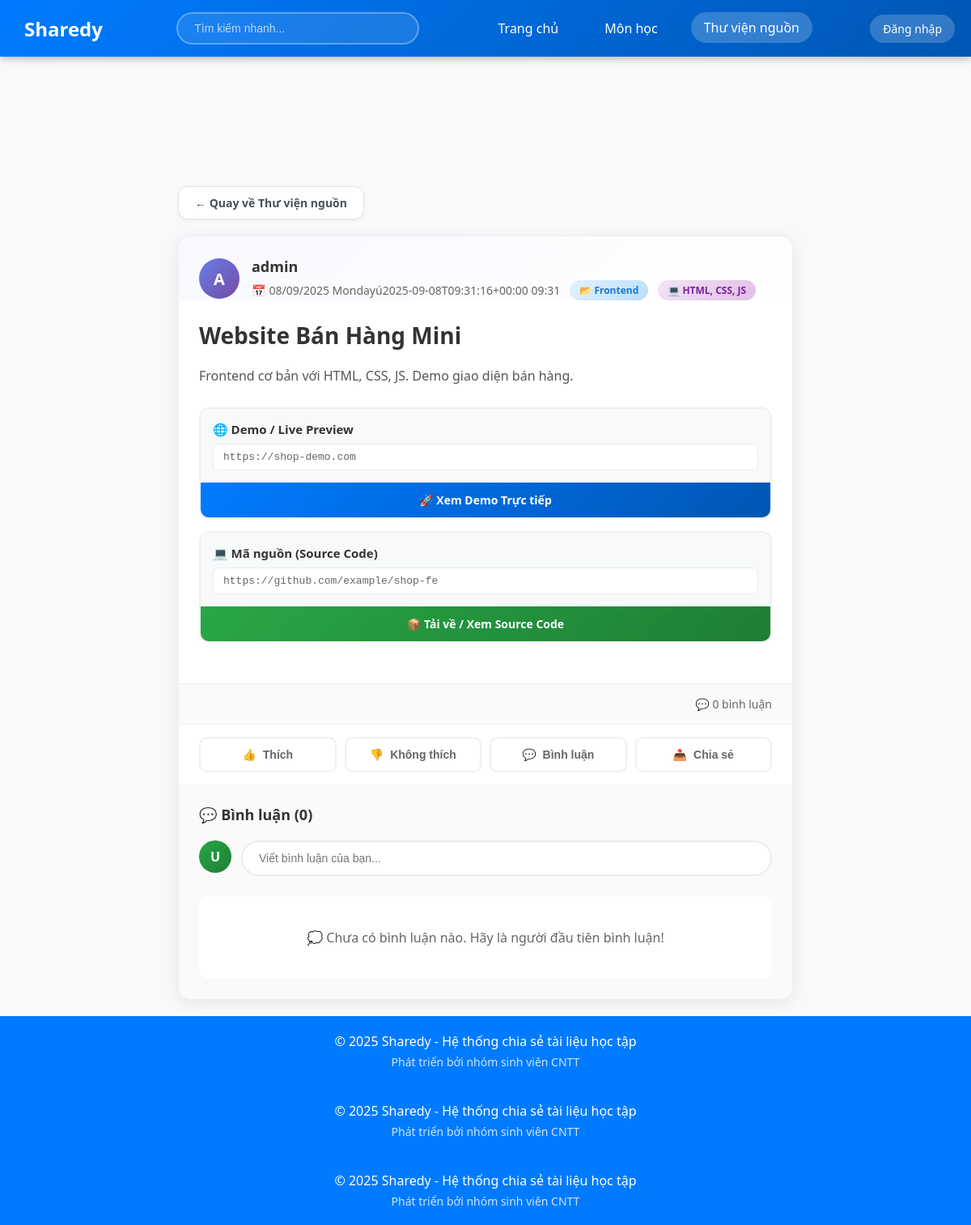
The app's page /index.php?page=source_detail&id=8, older data.
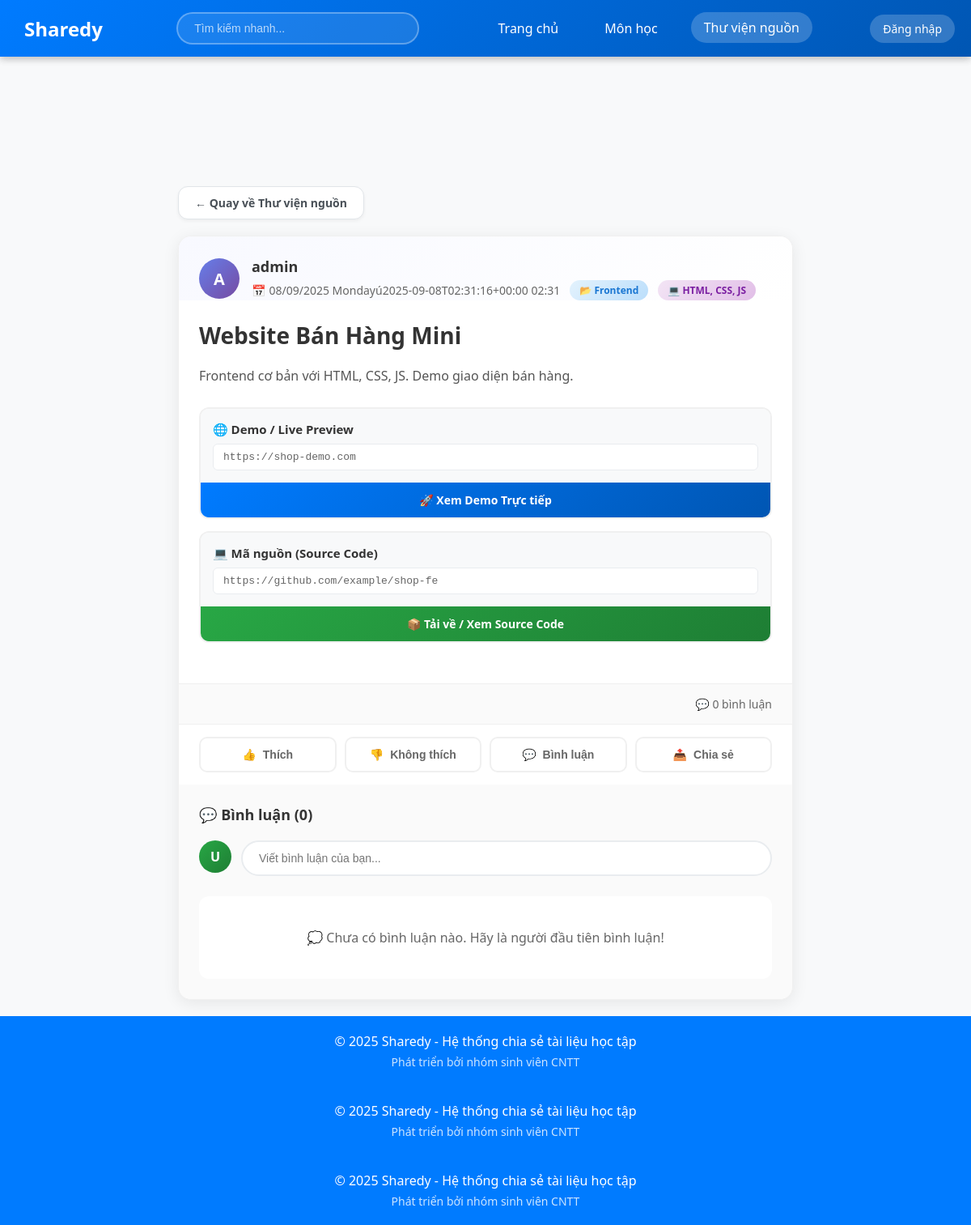
The same page, newer data.
### tables this page shows
CREATE TABLE `bai_chia_se` (
  `id` int NOT NULL AUTO_INCREMENT,
  `loai` enum('tai_lieu','du_an') NOT NULL,
  `tieu_de` varchar(200) NOT NULL,
  `mo_ta` text,
  `file_upload` varchar(255) DEFAULT NULL,
  `link_host` varchar(255) DEFAULT NULL,
  `link_source` varchar(255) DEFAULT NULL,
  `cong_nghe` varchar(255) DEFAULT NULL,
  `id_mon_hoc` int DEFAULT NULL,
  `id_danh_muc` int DEFAULT NULL,
  `id_nguoi_dung` int NOT NULL,
  `ngay_tao` timestamp NOT NULL DEFAULT CURRENT_TIMESTAMP,
  `ngay_cap_nhat` timestamp NULL DEFAULT NULL,
  `tom_tat` text,
  PRIMARY KEY (`id`),
  KEY `id_mon_hoc` (`id_mon_hoc`),
  KEY `id_danh_muc` (`id_danh_muc`),
  KEY `id_nguoi_dung` (`id_nguoi_dung`),
  CONSTRAINT `bai_chia_se_ibfk_1` FOREIGN KEY (`id_mon_hoc`) REFERENCES `mon_hoc` (`id`),
  CONSTRAINT `bai_chia_se_ibfk_2` FOREIGN KEY (`id_danh_muc`) REFERENCES `danh_muc` (`id`),
  CONSTRAINT `bai_chia_se_ibfk_3` FOREIGN KEY (`id_nguoi_dung`) REFERENCES `nguoi_dung` (`id`)
);

CREATE TABLE `nguoi_dung` (
  `id` int NOT NULL AUTO_INCREMENT,
  `ten_dang_nhap` varchar(50) NOT NULL,
  `email` varchar(100) NOT NULL,
  `mat_khau` varchar(255) NOT NULL,
  `ho_ten` varchar(100) DEFAULT NULL,
  `vai_tro` enum('quan_tri_vien','nguoi_dung','khach') DEFAULT 'khach',
  `ngay_tao` timestamp NULL DEFAULT CURRENT_TIMESTAMP,
  `ngay_cap_nhat` timestamp NULL DEFAULT CURRENT_TIMESTAMP ON UPDATE CURRENT_TIMESTAMP,
  `trang_thai` enum('hoạt_dong','khoa') DEFAULT NULL,
  PRIMARY KEY (`id`),
  UNIQUE KEY `ten_dang_nhap` (`ten_dang_nhap`),
  UNIQUE KEY `email` (`email`)
);

CREATE TABLE `danh_muc` (
  `id` int NOT NULL AUTO_INCREMENT,
  `ten_danh_muc` varchar(100) NOT NULL,
  `mo_ta` text,
  PRIMARY KEY (`id`)
);

### src/Views/chiTietNguon.php (the view, shortened to what the changed rows need)
<?php
$is_logged_in = isset($_SESSION['user_id']);
include __DIR__ . '/../../config/ketNoiDB.php';
$id = $_GET['id'] ?? 0;
$sql = "SELECT b.*, u.ten_dang_nhap, d.ten_danh_muc
        FROM bai_chia_se b
        LEFT JOIN nguoi_dung u ON b.id_nguoi_dung = u.id
        LEFT JOIN danh_muc d ON b.id_danh_muc = d.id
        WHERE b.id = :id AND b.loai = 'du_an'";
$stmt = $pdo->prepare($sql);
$stmt->execute(['id' => $id]);
$item = $stmt->fetch();
$comments_sql = "SELECT c.*, u.ten_dang_nhap as commenter_name
                 FROM binh_luan c
                 LEFT JOIN nguoi_dung u ON c.id_nguoi_dung = u.id
                 WHERE c.id_bai_chia_se = :id
                 ORDER BY c.ngay_tao DESC";
$comments_stmt = $pdo->prepare($comments_sql);
$comments_stmt->execute(['id' => $id]);
$comments = $comments_stmt->fetchAll();
?>
<!DOCTYPE html>
<html lang="vi">
<head>
</head>
<body>
    <header class="main-header">
        <a href="index.php?page=home" class="logo">Sharedy</a>
        <div class="header-search-container">
            <input type="text"
                   class="header-search-box"
                   id="search-input"
                   placeholder="Tìm kiếm nhanh..."
                   onkeyup="tim_kiem_mon_hoc()">
        </div>
        <nav class="nav-menu">
            <a href="index.php?page=home">Trang chủ</a>
            <a href="index.php?page=monhoc">Môn học</a>
            <a href="index.php?page=source" class="active">Thư viện nguồn</a>
        </nav>
        <?php if ($is_logged_in): ?>
        <div class="user-section">
            <span class="user-name"><?= htmlspecialchars($username) ?></span>
            <div class="user-avatar" title="<?= htmlspecialchars($username) ?>">
                <?= strtoupper(substr($username, 0, 1)) ?>
            </div>
            <form action="logout.php" method="post" style="margin:0;">
                <button type="submit" class="logout-btn">Đăng xuất</button>
            </form>
        </div>
        <?php else: ?>
        <div class="user-section">
            <a href="index.php?page=login" style="padding: 8px 16px; font-size: 14px; background: rgba(255,255,255,0.2); color: white; text-decoration: none; border-radius: 20px;">Đăng nhập</a>
        </div>
        <?php endif; ?>
    </header>
    <main>
        <div class="detail-container">
            <?php if (!$item): ?>
                <div class="empty-state">
                    <h3>❌ Không tìm thấy mã nguồn</h3>
                    <p>Bài viết có thể đã bị xóa hoặc không tồn tại.<br>
                       Vui lòng kiểm tra lại đường link hoặc quay về trang chủ.</p>
                    <div style="margin-top: 20px;">
                        <a href="index.php?page=source" style="background: #007bff; color: white; padding: 12px 24px; text-decoration: none; border-radius: 8px; display: inline-block;">
                            ← Quay về Thư viện nguồn
                        </a>
                    </div>
                </div>
            <?php else: ?>
                <div class="back-button">
                    <a href="index.php?page=source" class="back-btn">
                        ← Quay về Thư viện nguồn
                    </a>
                </div>
                <div class="post-container">
                    <div class="post-header">
                        <div class="user-info">
                            <div class="avatar">
                                <?= strtoupper(substr($item['ten_dang_nhap'] ?? 'A', 0, 1)) ?>
                            </div>
                            <div class="user-details">
                                <h3><?= htmlspecialchars($item['ten_dang_nhap'] ?? 'Ẩn danh') ?></h3>
                                <div class="post-meta">
                                    <div class="meta-item">
                                        📅 <span><?= date('d/m/Y lúc H:i', strtotime($item['ngay_tao'])) ?></span>
                                    </div>
                                    <span class="category-tag">📂 <?= htmlspecialchars($item['ten_danh_muc']) ?></span>
                                    <?php if (!empty($item['cong_nghe'])): ?>
                                        <span class="tech-tag">💻 <?= htmlspecialchars($item['cong_nghe']) ?></span>
                                    <?php endif; ?>
                                </div>
                            </div>
                        </div>
                    </div>
                    <div class="post-content">
                        <h1 class="post-title"><?= htmlspecialchars($item['tieu_de']) ?></h1>
                        <div class="post-description"><?= htmlspecialchars($item['mo_ta']) ?></div>
                        <?php if (!empty($item['link_host']) || !empty($item['link_source'])): ?>
                            <div class="post-links">
                                <?php if (!empty($item['link_host'])): ?>
                                    <div class="link-card">
                                        <div class="link-content">
                                            <div class="link-title">🌐 Demo / Live Preview</div>
                                            <div class="link-url"><?= htmlspecialchars($item['link_host']) ?></div>
                                        </div>
                                        <a href="<?= htmlspecialchars($item['link_host']) ?>" target="_blank" class="link-button">
                                            🚀 Xem Demo Trực tiếp
                                        </a>
                                    </div>
                                <?php endif; ?>
                                <?php if (!empty($item['link_source'])): ?>
                                    <div class="link-card">
                                        <div class="link-content">
                                            <div class="link-title">💻 Mã nguồn (Source Code)</div>
                                            <div class="link-url"><?= htmlspecialchars($item['link_source']) ?></div>
                                        </div>
                                        <a href="<?= htmlspecialchars($item['link_source']) ?>" target="_blank" class="link-button secondary">
                                            📦 Tải về / Xem Source Code
                                        </a>
                                    </div>
                                <?php endif; ?>
                            </div>
                        <?php endif; ?>
                    </div>
                    <div class="post-stats">
                        <div>
                            💬 <span><?= count($comments ?? []) ?> bình luận</span>
                        </div>
                    </div>
                    <div class="post-actions">
                        <button class="action-button" id="likeBtn">
                            <span>👍</span> Thích
                        </button>
                        <button class="action-button dislike" id="dislikeBtn">
                            <span>👎</span> Không thích
                        </button>
                        <button class="action-button" id="commentBtn">
                            <span>💬</span> Bình luận
                        </button>
                        <button class="action-button">
                            <span>📤</span> Chia sẻ
                        </button>
                    </div>
                    <div class="comments-section">
                        <div class="comments-header">
                            💬 Bình luận (<?= count($comments ?? []) ?>)
                        </div>
                        <div class="comment-input-container">
                            <div class="comment-avatar">
                                <?= $is_logged_in ? strtoupper(substr($username, 0, 1)) : 'U' ?>
                            </div>
                            <input type="text" class="comment-input" placeholder="Viết bình luận của bạn...">
                        </div>
                        <?php if (!empty($comments)): ?>
                            <?php foreach ($comments as $comment): ?>
                                <div class="comment">
                                    <div class="comment-avatar">
                                        <?= strtoupper(substr($comment['commenter_name'] ?? 'A', 0, 1)) ?>
                                    </div>
                                    <div class="comment-content">
                                        <div class="comment-bubble">
                                            <div class="comment-author"><?= htmlspecialchars($comment['commenter_name'] ?? 'Ẩn danh') ?></div>
                                            <div class="comment-text"><?= htmlspecialchars($comment['noi_dung']) ?></div>
                                        </div>
                                        <div class="comment-actions">
                                            <span class="comment-action">Thích</span>
                                            <span class="comment-action">Phản hồi</span>
                                            <span><?= date('d/m/Y H:i', strtotime($comment['ngay_tao'])) ?></span>
                                        </div>
                                    </div>
                                </div>
                            <?php endforeach; ?>
                        <?php else: ?>
                            <div class="no-comments">
                                <p>💭 Chưa có bình luận nào. Hãy là người đầu tiên bình luận!</p>
                            </div>
                        <?php endif; ?>
                    </div>
                </div>
            <?php endif; ?>
        </div>
    </main>
    <footer>
        <div class="footer-content">
            <p>&copy; <?= date("Y") ?> Sharedy - Hệ thống chia sẻ tài liệu học tập</p>
            <p style="margin-top: 5px; font-size: 14px; opacity: 0.8;">
                Phát triển bởi nhóm sinh viên CNTT
            </p>
        </div>
    </footer>
</body>
</html>
<?php
$content = ob_get_clean();
$possible_paths = [
    __DIR__ . '/layout.php',
    __DIR__ . '/../layout.php',
    __DIR__ . '/../../layout.php',
    'layout.php'
];
foreach ($possible_paths as $path) {
    if (file_exists($path)) {
        include $path;
        break;
    }
}
?>

### layout.php (shortened to what the changed rows need)
<!DOCTYPE html>
<html lang="vi">
<head>
</head>
<body>
    <header class="main-header">
        <a href="index.php?page=home" class="logo">Sharedy</a>
        <div class="header-search-container">
            <input type="text"
                   class="header-search-box"
                   id="search-input"
                   placeholder="Tìm kiếm nhanh..."
                   onkeyup="tim_kiem_mon_hoc()">
        </div>
<nav class="nav-menu">
            <a href="index.php?page=home" <?= ($page ?? '') == 'contact' ? 'class="active"' : '' ?>>
            </a>
            <a href="index.php?page=monhoc" <?= ($page ?? '') == 'monhoc' ? 'class="active"' : '' ?>>
                Môn học
            </a>
            <a href="index.php?page=source" <?= ($page ?? '') == 'upload' ? 'class="active"' : '' ?>>
                Thư viện nguồn
            </a>
        </nav>
        <div class="user-section">
            <span class="user-name">Minh Duy</span>
            <div class="user-avatar" title="Minh Duy">MD</div>
            <form action="logout.php" method="post" style="margin:0;">
                <button type="submit" class="logout-btn">Đăng xuất</button>
            </form>
        </div>
    </header>
    <main>
        <?php echo $content ?? '<div style="padding: 50px; text-align: center;"><h2>Không có nội dung</h2></div>'; ?>
    </main>
    <footer>
        <div class="footer-content">
            <p>&copy; <?= date("Y") ?> Sharedy - Hệ thống chia sẻ tài liệu học tập</p>
            <p style="margin-top: 5px; font-size: 14px; opacity: 0.8;">
                Phát triển bởi nhóm sinh viên CNTT
            </p>
        </div>
    </footer>
</body>
</html>

Row changes from the older to the newer data that the page shows:
changed bai_chia_se "Website Bán Hàng Mini": ngay_tao "08/09/2025 Mondayú2025-09-08T09:31:16+00:00 09:31" → "08/09/2025 Mondayú2025-09-08T02:31:16+00:00 02:31"
